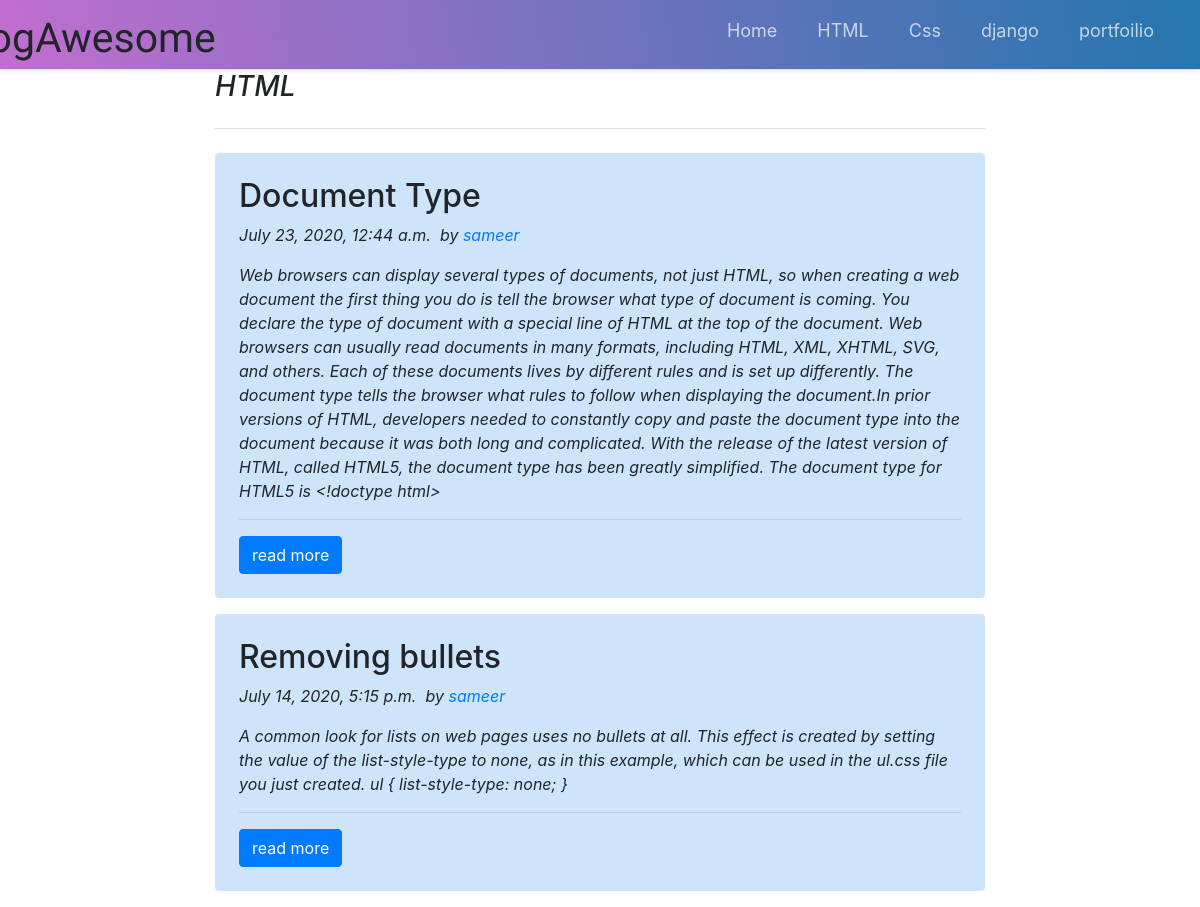
Screenshot of /main/HTML/ with the database file from the repository.
### main/models.py (models this page shows)
class Post(models.Model):
	heading = models.CharField(max_length=200)
	content = models.TextField(max_length=2000)
	date_posted = models.DateTimeField(default=timezone.now)
	author = models.ForeignKey(User, on_delete=models.CASCADE)
	categary = models.CharField(max_length=6000)
	def __str__(self):
		return self.heading

### main/views.py (the view)
# urls.py: path('HTML/',views.Html, name='html'),
def Html(request):
	posts = Post.objects.filter(categary = 'Html').order_by('-date_posted')
	params = {'post':posts}
	print(params)
	return  render(request,'main/HTML.html',params)

### main/templates/main/HTML.html
{% extends 'main/base.html' %}
{% load static %}
{% block content %}
<div class="col-md-8 offset-md-2">
    <h3 class="pb-4 mb-4 font-italic border-bottom cat">
        HTML
    </h3>
    {% for i in post %}
    <div class="p-4 mb-3 bg-light rounded" style="max-width: 900px; background-color: #cde4fb!important;">
        <div class="blog-post">
            <h2 class="blog-post-title">{{i.heading}}&nbsp;</h2>
            <p class="blog-post-meta">{{i.date_posted}}&nbsp; by <a href="">{{i.author}}&nbsp;</a></p>
            <p>{{i.content}}&nbsp;</p>
            <hr>
            <button class="btn btn-primary"><a href="{% url 'detail' i.pk %}" style="color: white;">read more</a></button>
        </div>
    </div>
{% endfor %}
</div>
{% endblock %}

### main/static/css/base.css (style rules this page uses)
* { box-sizing: border-box; padding: 0; margin: 0; }

### main/static/css/index.css (style rules this page uses)
.pb-4, .py-4 { padding-bottom: 1.5rem !important; }
.mb-4, .my-4 { margin-bottom: 1.5rem !important; }
.border-bottom { border-bottom: 1px solid #dee2e6 !important; }
h3, .h3 { font-size: 1.75rem; }
h1, h2, h3, h4, h5, h6, .h1, .h2, .h3, .h4, .h5, .h6 { margin-bottom: 0.5rem; font-weight: 500; line-height: 1.2; }
h1, h2, h3, h4, h5, h6 { margin-top: 0; margin-bottom: 0.5rem; }
*, *::before, *::after { box-sizing: border-box; }
.col-md-8 { -ms-flex: 0 0 66.666667%; flex: 0 0 66.666667%; max-width: 66.666667%; position: relative; width: 100%; padding-right: 15px; padding-left: 22px; }
.p-4 { padding: 1.5rem !important; }
.mb-3, .my-3 { margin-bottom: 1rem !important; }
.rounded { border-radius: 0.25rem !important; }
.bg-light { background-color: #cde4fb!important; }
p { font-style: italic !important; }
@media screen and (min-width: 768px) { .col-md-8 { -ms-flex: 0 0 66.666667%; flex: 0 0 66.666667%; max-width: 66.666667%; position: relative; width: 100%; padding-right: 15px; padding-left: 15px; } }
@media screen and (min-width: 768px) { .p-4 { padding: 1.5rem !important; } }
@media screen and (min-width: 768px) { .mb-3, .my-3 { margin-bottom: 1rem !important; } }

### rows the page displays
Post: heading "Document Type", date_posted "July 23, 2020, 12:44 a.m.", author "sameer", content "Web browsers can display several types of documents, not just HTML, so when creating a web document the first thing you do is tell the browser what type of document is coming. You declare the type of document with a special line of HTML at the top of the document. Web browsers can usually read documents in many formats, including HTML, XML, XHTML, SVG, and others. Each of these documents lives by different rules and is set up differently. The document type tells the browser what rules to follow when displaying the document.In prior versions of HTML, developers needed to constantly copy and paste the document type into the document because it was both long and complicated. With the release…"
Post: heading "Removing bullets", date_posted "July 14, 2020, 5:15 p.m.", author "sameer", content "A common look for lists on web pages uses no bullets at all. This effect is created by setting the value of the list-style-type to none, as in this example, which can be used in the ul.css file you just created. ul { list-style-type: none; }"
